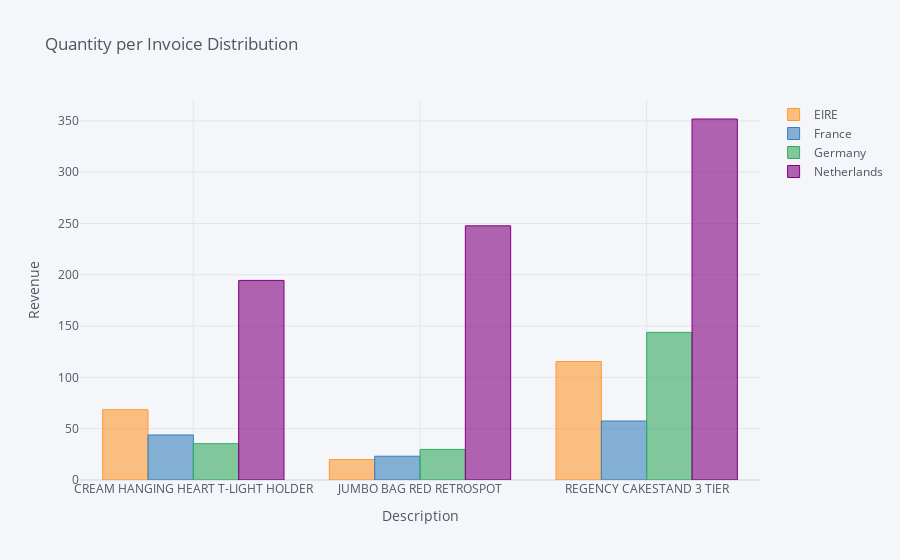

Notebook source saved alongside this figure:
### Code cell
revByCount = data[(data['Country'].isin(country_list)) & (data['Description'].isin(product_list))]
revByCount = revByCount.pivot_table(columns="Country",index="Description",values="Revenue")
revByCount.iplot(kind='bar', xTitle='Description', 
           yTitle='Revenue', title='Quantity per Invoice Distribution')

### Figure 1 — Plotly figure (JSON) as saved in the notebook; plotly's stock layout.template omitted (floating-point values rounded to 4 significant figures)
{"data": [{"marker": {"color": "rgba(255, 153, 51, 0.6)", "line": {"color": "rgba(255, 153, 51, 1.0)", "width": 1}}, "name": "EIRE", "orientation": "v", "text": "", "type": "bar", "x": ["CREAM HANGING HEART T-LIGHT HOLDER", "JUMBO BAG RED RETROSPOT", "REGENCY CAKESTAND 3 TIER"], "y": [68.52, 19.91, 115.4]}, {"marker": {"color": "rgba(55, 128, 191, 0.6)", "line": {"color": "rgba(55, 128, 191, 1.0)", "width": 1}}, "name": "France", "orientation": "v", "text": "", "type": "bar", "x": ["CREAM HANGING HEART T-LIGHT HOLDER", "JUMBO BAG RED RETROSPOT", "REGENCY CAKESTAND 3 TIER"], "y": [43.92, 23.16, 57.49]}, {"marker": {"color": "rgba(50, 171, 96, 0.6)", "line": {"color": "rgba(50, 171, 96, 1.0)", "width": 1}}, "name": "Germany", "orientation": "v", "text": "", "type": "bar", "x": ["CREAM HANGING HEART T-LIGHT HOLDER", "JUMBO BAG RED RETROSPOT", "REGENCY CAKESTAND 3 TIER"], "y": [35.4, 29.8, 143.8]}, {"marker": {"color": "rgba(128, 0, 128, 0.6)", "line": {"color": "rgba(128, 0, 128, 1.0)", "width": 1}}, "name": "Netherlands", "orientation": "v", "text": "", "type": "bar", "x": ["CREAM HANGING HEART T-LIGHT HOLDER", "JUMBO BAG RED RETROSPOT", "REGENCY CAKESTAND 3 TIER"], "y": [194.5, 247.7, 351.8]}], "layout": {"legend": {"bgcolor": "#F5F6F9", "font": {"color": "#4D5663"}}, "paper_bgcolor": "#F5F6F9", "plot_bgcolor": "#F5F6F9", "title": {"font": {"color": "#4D5663"}, "text": "Quantity per Invoice Distribution"}, "xaxis": {"gridcolor": "#E1E5ED", "showgrid": true, "tickfont": {"color": "#4D5663"}, "title": {"font": {"color": "#4D5663"}, "text": "Description"}, "zerolinecolor": "#E1E5ED"}, "yaxis": {"gridcolor": "#E1E5ED", "showgrid": true, "tickfont": {"color": "#4D5663"}, "title": {"font": {"color": "#4D5663"}, "text": "Revenue"}, "zerolinecolor": "#E1E5ED"}}}
